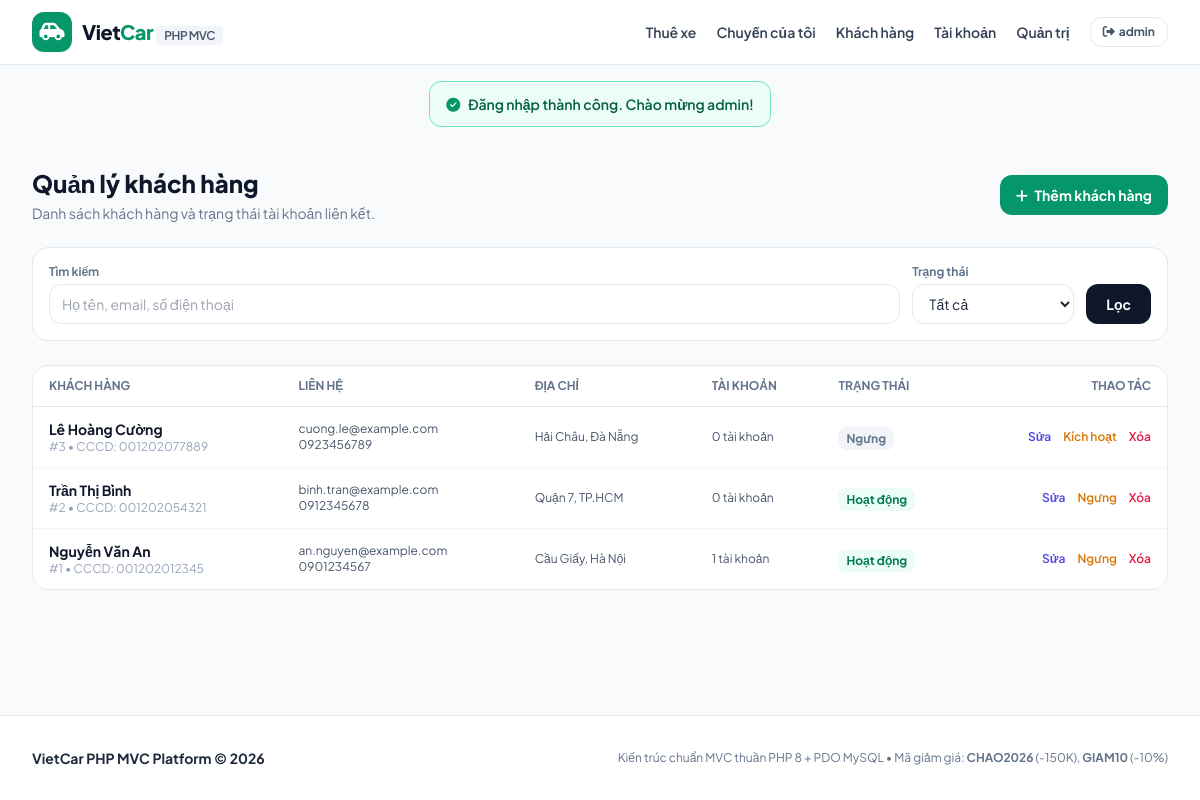
The app's page /customers (signed in) with its own data.
### tables this page shows
CREATE TABLE IF NOT EXISTS customers (
    id INT AUTO_INCREMENT PRIMARY KEY,
    full_name VARCHAR(100) NOT NULL,
    email VARCHAR(150) NOT NULL UNIQUE,
    phone VARCHAR(20) NOT NULL,
    address VARCHAR(255) DEFAULT '',
    identity_number VARCHAR(30) DEFAULT '',
    status ENUM('active', 'inactive') DEFAULT 'active',
    created_at TIMESTAMP DEFAULT CURRENT_TIMESTAMP,
    updated_at TIMESTAMP DEFAULT CURRENT_TIMESTAMP ON UPDATE CURRENT_TIMESTAMP
);

### app/Core/Controller.php (called while the page is built, shortened)
<?php
class Controller {
    protected function view(string $viewPath, array $data = []): void {
        extract($data);
        $viewFile = __DIR__ . '/../Views/' . $viewPath . '.php';
        require __DIR__ . '/../Views/layouts/header.php';
        require $viewFile;
        require __DIR__ . '/../Views/layouts/footer.php';
    }
}

### app/Controllers/CustomerController.php (called while the page is built, shortened)
<?php
class CustomerController extends Controller {
    private CustomerModel $customerModel;
    public function __construct() {
        $this->customerModel = new CustomerModel();
    }
    public function index(): void {
        $keyword = trim((string)($_GET['keyword'] ?? ''));
        $status = (string)($_GET['status'] ?? 'all');
        $this->view('customers/index', [
            'title'    => 'Quản lý khách hàng - VietCar',
            'customers' => $this->customerModel->getAll($keyword, $status),
            'keyword'  => $keyword,
            'status'   => $status
        ]);
    }
}

### public/index.php (called while the page is built, shortened)
<?php
require_once __DIR__ . '/../app/Core/helpers.php';
spl_autoload_register(function ($class) {
    $prefix = 'App\\';
    $baseDir = __DIR__ . '/../app/';
    $relativeClass = substr($class, strlen($prefix));
    $file = $baseDir . str_replace('\\', '/', $relativeClass) . '.php';
});
$router = new Router();
$router->get('/', [CarController::class, 'index']);
$router->get('/car/detail', [CarController::class, 'detail']);
$router->post('/booking/store', [BookingController::class, 'store']);
$router->get('/bookings', [BookingController::class, 'index']);
$router->post('/booking/cancel', [BookingController::class, 'cancel']);
$router->get('/admin', [AdminController::class, 'index']);
$router->post('/admin/car/store', [AdminController::class, 'storeCar']);
$router->post('/admin/car/delete', [AdminController::class, 'deleteCar']);
$router->get('/api/cars/locations', [AdminController::class, 'getLocations']);
$router->post('/api/cars/simulate', [AdminController::class, 'simulateMovement']);
$router->get('/login', [AuthController::class, 'loginForm']);
$router->post('/login', [AuthController::class, 'login']);
$router->post('/logout', [AuthController::class, 'logout']);
$router->get('/customers', [CustomerController::class, 'index']);
$router->get('/customers/create', [CustomerController::class, 'createForm']);
$router->post('/customer/store', [CustomerController::class, 'store']);
$router->get('/customers/edit', [CustomerController::class, 'editForm']);
$router->post('/customer/update', [CustomerController::class, 'update']);
$router->post('/customer/status', [CustomerController::class, 'toggleStatus']);
$router->post('/customer/delete', [CustomerController::class, 'delete']);
$router->get('/accounts', [AccountController::class, 'index']);
$router->get('/accounts/create', [AccountController::class, 'createForm']);
$router->post('/account/store', [AccountController::class, 'store']);
$router->get('/accounts/edit', [AccountController::class, 'editForm']);
$router->post('/account/update', [AccountController::class, 'update']);
$router->post('/account/status', [AccountController::class, 'toggleStatus']);
$router->post('/account/delete', [AccountController::class, 'delete']);
$router->dispatch($_SERVER['REQUEST_URI'], $_SERVER['REQUEST_METHOD']);

### app/Core/helpers.php (called while the page is built, shortened)
<?php
function base_url(string $path = ''): string {
    $scriptDir = str_replace('\\', '/', dirname($_SERVER['SCRIPT_NAME']));
    $base = ($scriptDir === '/') ? '' : rtrim($scriptDir, '/');
    return $base . '/' . ltrim($path, '/');
}
function e(?string $str): string {
    return htmlspecialchars($str ?? '', ENT_QUOTES, 'UTF-8');
}

### app/Models/CustomerModel.php (called while the page is built, shortened)
<?php
class CustomerModel {
    private PDO $db;
    public function __construct(?PDO $db = null) {
        $this->db = $db ?? Database::getConnection();
    }
    public function getAll(string $keyword = '', string $status = 'all'): array {
        $sql = "SELECT c.*,
                       (SELECT COUNT(*) FROM accounts a WHERE a.customer_id = c.id) AS account_count
                FROM customers c WHERE 1=1";
        $params = [];
        $sql .= " ORDER BY c.id DESC";
        $stmt = $this->db->prepare($sql);
        $stmt->execute($params);
        return $stmt->fetchAll();
    }
}

### app/Config/Database.php (called while the page is built, shortened)
<?php
class Database {
    private static ?PDO $instance = null;
    public static function getConnection(): PDO {
        if (self::$instance === null) {
            $host = '127.0.0.1';
            $db   = 'vietcar_db';
            $user = 'root';
            $pass = '';
            $charset = 'utf8mb4';
            $dsn = "mysql:host=$host;dbname=$db;charset=$charset";
            $options = [
                PDO::ATTR_ERRMODE            => PDO::ERRMODE_EXCEPTION,
                PDO::ATTR_DEFAULT_FETCH_MODE => PDO::FETCH_ASSOC,
                PDO::ATTR_EMULATE_PREPARES   => false,
            ];
            try {
                self::$instance = new PDO($dsn, $user, $pass, $options);
            } catch (PDOException $e) {
                die("Lỗi kết nối CSDL: " . $e->getMessage() . "<br>Vui lòng import file <code>database/vietcar.sql</code> vào MySQL.");
            }
        }
        return self::$instance;
    }
}

### app/Views/customers/index.php (the view, shortened to what this page needs)
<div class="max-w-7xl mx-auto px-4 sm:px-6 lg:px-8 py-10">
  <div class="flex flex-wrap items-center justify-between gap-4 mb-6">
    <div>
      <h1 class="text-2xl font-extrabold text-slate-900">Quản lý khách hàng</h1>
      <p class="text-sm text-slate-500 mt-1">Danh sách khách hàng và trạng thái tài khoản liên kết.</p>
    </div>
    <a href="<?= base_url('/customers/create') ?>" class="px-4 py-2.5 rounded-xl bg-emerald-600 text-white text-sm font-bold hover:bg-emerald-700">
      <i class="fa-solid fa-plus mr-1"></i> Thêm khách hàng
    </a>
  </div>
  <form method="GET" action="<?= base_url('/customers') ?>" class="bg-white p-4 rounded-2xl border border-slate-200 mb-6 flex flex-wrap gap-3 items-end">
    <div class="flex-1 min-w-56">
      <label class="block text-xs font-bold text-slate-500 mb-1">Tìm kiếm</label>
      <input type="text" name="keyword" value="<?= e($keyword) ?>" placeholder="Họ tên, email, số điện thoại"
             class="w-full h-10 px-3 rounded-xl border border-slate-200 text-sm" />
    </div>
    <div>
      <label class="block text-xs font-bold text-slate-500 mb-1">Trạng thái</label>
      <select name="status" class="h-10 px-3 rounded-xl border border-slate-200 text-sm bg-white">
        <option value="all" <?= $status === 'all' ? 'selected' : '' ?>>Tất cả</option>
      </select>
    </div>
    <button type="submit" class="h-10 px-5 rounded-xl bg-slate-900 text-white text-sm font-bold hover:bg-emerald-600">Lọc</button>
  </form>
  <div class="bg-white rounded-2xl border border-slate-200 overflow-x-auto">
    <table class="w-full text-left text-sm border-collapse">
      <thead>
        <tr class="border-b border-slate-200 text-xs uppercase text-slate-500">
          <th class="py-3 px-4">Khách hàng</th>
          <th class="py-3 px-4">Liên hệ</th>
          <th class="py-3 px-4">Địa chỉ</th>
          <th class="py-3 px-4">Tài khoản</th>
          <th class="py-3 px-4">Trạng thái</th>
          <th class="py-3 px-4 text-right">Thao tác</th>
        </tr>
      </thead>
      <tbody class="divide-y divide-slate-100">
        <?php foreach ($customers as $c): ?>
          <tr>
            <td class="py-3 px-4">
              <div class="font-bold text-slate-900"><?= e($c['full_name']) ?></div>
              <div class="text-xs text-slate-400">#<?= (int)$c['id'] ?> • CCCD: <?= e($c['identity_number'] ?: '—') ?></div>
            </td>
            <td class="py-3 px-4 text-xs text-slate-600">
              <div><?= e($c['email']) ?></div>
              <div><?= e($c['phone']) ?></div>
            </td>
            <td class="py-3 px-4 text-xs text-slate-600"><?= e($c['address'] ?: '—') ?></td>
            <td class="py-3 px-4 text-xs text-slate-600"><?= (int)$c['account_count'] ?> tài khoản</td>
            <td class="py-3 px-4">
              <span class="text-xs font-bold px-2 py-1 rounded-lg <?= $c['status'] === 'active' ? 'bg-emerald-50 text-emerald-700' : 'bg-slate-100 text-slate-500' ?>">
                <?= $c['status'] === 'active' ? 'Hoạt động' : 'Ngưng' ?>
              </span>
            </td>
            <td class="py-3 px-4">
              <div class="flex justify-end gap-3 text-xs font-semibold">
                <a href="<?= base_url('/customers/edit?id=' . (int)$c['id']) ?>" class="text-indigo-600 hover:underline">Sửa</a>
                <form method="POST" action="<?= base_url('/customer/status') ?>">
                  <button type="submit" class="text-amber-600 hover:underline"><?= $c['status'] === 'active' ? 'Ngưng' : 'Kích hoạt' ?></button>
                </form>
                <form method="POST" action="<?= base_url('/customer/delete') ?>" onsubmit="return confirm('Xóa khách hàng này?')">
                  <button type="submit" class="text-rose-600 hover:underline">Xóa</button>
                </form>
              </div>
            </td>
          </tr>
        <?php endforeach; ?>
      </tbody>
    </table>
  </div>
</div>

### public/css/style.css (style rules this page uses)
body { font-family: 'Plus Jakarta Sans', sans-serif; }

### records on screen
customers: full_name "Lê Hoàng Cường", id "3", identity_number "001202077889", email "cuong.le@example.com", phone "0923456789", address "Hải Châu, Đà Nẵng", account_count "0", status "Ngưng"
customers: full_name "Trần Thị Bình", id "2", identity_number "001202054321", email "binh.tran@example.com", phone "0912345678", address "Quận 7, TP.HCM", account_count "0", status "Hoạt động"
customers: full_name "Nguyễn Văn An", id "1", identity_number "001202012345", email "an.nguyen@example.com", phone "0901234567", address "Cầu Giấy, Hà Nội", account_count "1", status "Hoạt động"

### other values on screen
$_SESSION['flash_success'] "Đăng nhập thành công. Chào mừng admin!"
